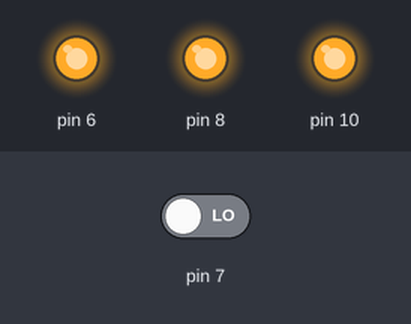
Recording of a sketch running on a simulated Arduino Uno, built with avr-gcc and run on an emulated ATmega328P. Parts: output pins drawn as LEDs (lit = HIGH). The inputs (shaded band) are chosen by the test bench; at power-on: pin 7 LOW. What the sketch prints to the serial monitor is not drawn. At 2.1 s the program stops and its outputs stay as they are.

Above: at 0.1 s.
Timing chart, 0 to 1.6 s (numbered marks = the images above):
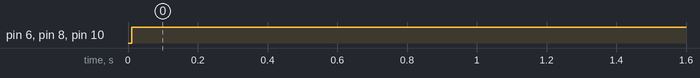

Measured:
- by itself, pin 6: LOW → HIGH at 0.01 s
- by itself, pin 8, pin 10: LOW → HIGH at 0.00 s

The sketch:

ble_setup.ino
```cpp
//This sketch will dump out the Bluefruit device's address and name
//over the serial port.

#include <Adafruit_BLE.h>
#include <Adafruit_BluefruitLE_SPI.h>

Adafruit_BluefruitLE_SPI ble(8,7,6); //pins

void setup() {
  //Only using Serial for debugging.
  Serial.begin(9600);

  ble.begin(true); //verbose moode will echo commands to Serial port

  ble.setMode(BLUEFRUIT_MODE_COMMAND);

  ble.println("AT+BLEGETADDR");

  ble.readline();
  //Serial.println("Address:");
  //Serial.println(ble.buffer);
  ble.waitForOK();

  ble.println("AT+GAPDEVNAME");
  ble.waitForOK();

  ble.println("ATI");
  ble.waitForOK();

  while(true); //loop forever
}

void loop() {

}
```
